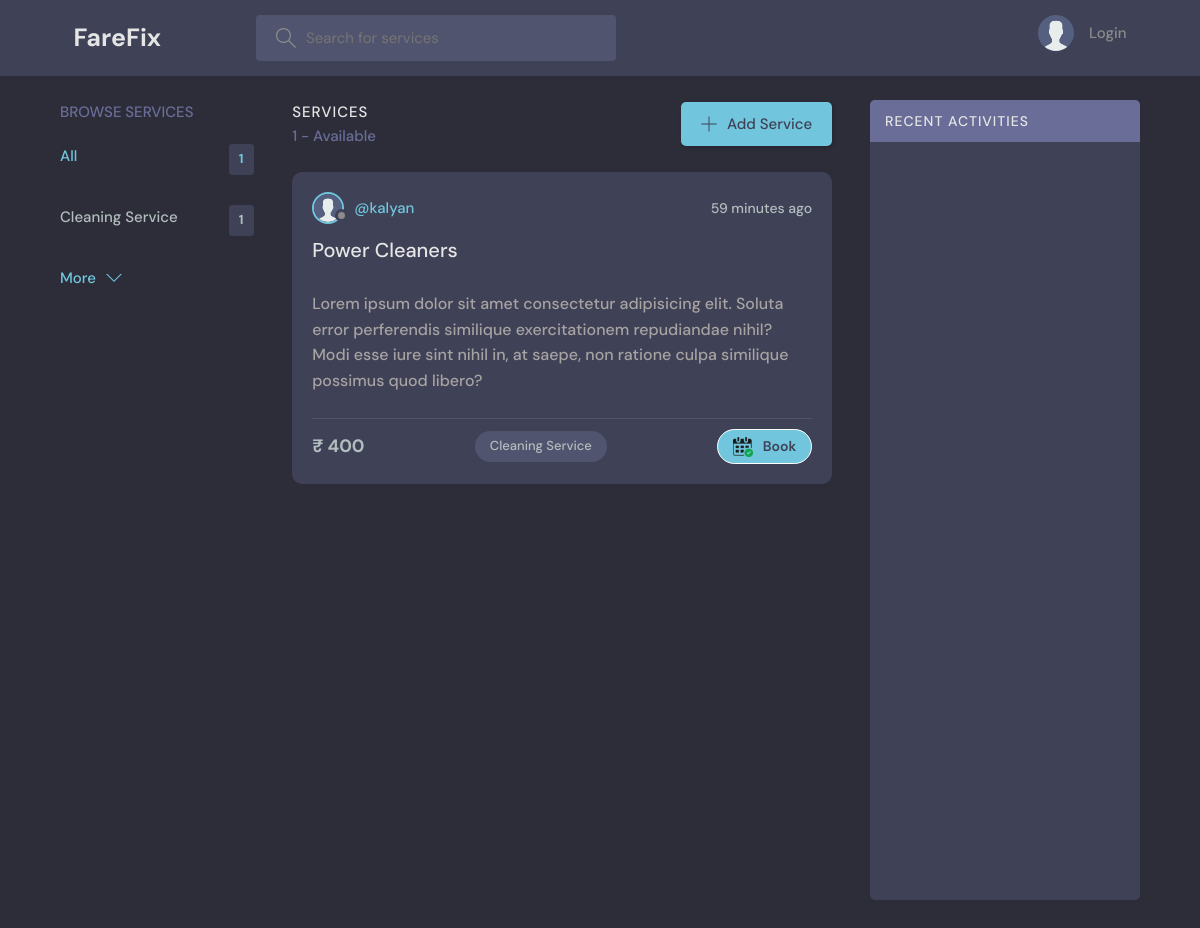
The page / on the database its author committed.
### base/models.py (models this page shows, shortened)
class Topic(models.Model):
    name = models.CharField(max_length=200)

class Room(models.Model):
    host = models.ForeignKey(User, on_delete=models.SET_NULL, null=True)
    topic = models.ForeignKey(Topic, on_delete=models.SET_NULL, null=True)
    name = models.CharField(max_length=200)
    description = models.TextField(null=True, blank=True)
    participants = models.ManyToManyField(
        User, related_name='participant_rooms', blank=True)
    updated = models.DateTimeField(auto_now=True)
    created = models.DateTimeField(auto_now_add=True)
    image = models.ImageField(null=True, default="avatar.svg")
    price = models.IntegerField(default=0)
    class Meta:
        ordering = ['-updated', '-created']

class User(AbstractUser):
    username = models.CharField(max_length=200)
    name = models.CharField(max_length=200, null=True)
    email = models.EmailField(unique=True, null=True)
    bio = models.TextField(null=True)
    avatar = models.ImageField(null=True, default="avatar.svg")
    groups = models.ManyToManyField(
        'auth.Group',
        blank=True,
        related_name='custom_User_groups',
        verbose_name='groups',
        help_text='The groups this user belongs to. A user will get all permissions granted to each of their groups.',
    )
    user_permissions = models.ManyToManyField(
        'auth.Permission',
        blank=True,
        related_name='custom_User_permissions',
        verbose_name='user permissions',
        help_text='Specific permissions for this user.',
    )
    USERNAME_FIELD = 'email'
    REQUIRED_FIELDS = []

### base/views.py (the view)
# urls.py: path('', views.home, name="home"),
def home(request):
    q = request.GET.get('q') if request.GET.get('q') != None else ''
    rooms = Room.objects.filter(
        Q(topic__name__icontains=q) |
        Q(name__icontains=q) |
        Q(description__icontains=q)
    )
    topics = Topic.objects.all()
    room_count = rooms.count()
    room_messages = Message.objects.filter(
        Q(room__topic__name__icontains=q))[0:3]
    context = {'rooms': rooms, 'topics': topics,
               'room_count': room_count, 'room_messages': room_messages}
    return render(request, 'base/home.html', context)

### base/migrations/templates/base/home.html (shortened to what this page needs)
{% extends 'main.html' %}
{% block content %}
<main class="layout layout--3">
  <div class="container">
    {% include 'base/topics_component.html' %}
    <div class="roomList">
      <div class="roomList__header">
        <div>
          <h2>Services</h2>
          <p>{{room_count}} - Available</p>
        </div>
        <a class="btn btn--main" href="{% url 'create-room' %}">
          <svg version="1.1" xmlns="http://www.w3.org/2000/svg" width="32" height="32" viewBox="0 0 32 32">
            <title>add</title>
            <path
              d="M16.943 0.943h-1.885v14.115h-14.115v1.885h14.115v14.115h1.885v-14.115h14.115v-1.885h-14.115v-14.115z">
            </path>
          </svg>
          Add Service
        </a>
      </div>
      {% include 'base/feed_component.html' %}
    </div>
    {% include 'base/activity_component.html' %}
  </div>
</main>
{% endblock %}

### base/migrations/templates/base/topics_component.html
<div class="topics">
    <div class="topics__header">
        <h2>Browse Services</h2>
    </div>
    <ul class="topics__list">
        <li>
            <a href="{% url 'home' %}" class="active">All <span>{{topics.count}}</span></a>
        </li>
        {% for topic in topics %}
        <li>
            <a href="{% url 'home' %}?q={{topic.name}}">{{topic.name}}<span>{{topic.room_set.all.count}}</span></a>
        </li>
        {% endfor %}
    </ul>
    <a class="btn btn--link" href="{% url 'topics' %}">
        More
        <svg version="1.1" xmlns="http://www.w3.org/2000/svg" width="32" height="32" viewBox="0 0 32 32">
            <title>chevron-down</title>
            <path d="M16 21l-13-13h-3l16 16 16-16h-3l-13 13z"></path>
        </svg>
    </a>
</div>

### base/migrations/templates/base/feed_component.html
<div style=" height:100vh; overflow-y: scroll;  -ms-overflow-style: none; scrollbar-width: none; ">
    {% for room in rooms %}
    {% load static %}
    <div class="roomListRoom">
    <div class="roomListRoom__header">
        <a href="{% url 'user-profile' room.host.id %}" class="roomListRoom__author">
            <div class="avatar avatar--small">
                <img src="{{room.host.avatar.url}}" />
            </div>
            <span>@{{room.host.username}}</span>
        </a>
        <div class="roomListRoom__actions">
            <span>{{room.created|timesince}} ago</span>
        </div>
    </div>
    <div class="roomListRoom__content">
        <a href="{% url 'room' room.id %}">{{room.name}}</a>
    </div>
    <div class="roomListRoom__content" id="room_desc">
        <a href="{% url 'room' room.id %}" style="font-size: 16px; font-weight: 500; color:rgb(167, 163, 163);">Lorem
            ipsum dolor sit amet consectetur adipisicing elit. Soluta error perferendis similique exercitationem
            repudiandae nihil? Modi esse iure sint nihil in, at saepe, non ratione culpa similique possimus quod
            libero?</a>
        </div>
        <div class="roomListRoom__meta">
            <a href="{% url 'room' room.id %}" class="roomListRoom__joined">
       <h1 style="font-size: 18px;"><span style='font-size:18px; color:#B2BDBD;'>&#8377;</span> {{room.price}} </h1>
        </a>
        <p class="roomListRoom__topic">{{room.topic.name}}</p>
        <p class="roomListRoom__topic" style="background-color: #71c6dd; border:1px solid white; ">  <a href="{% url 'book' room.id %}" class="roomListRoom__joined" style="color:#3f4156; font-weight:600;"><img src="{% static 'images/reservation-icon.png' %}" height="20px"  width="auto">Book</a></p>
    </div>
</div>
{% endfor %}
</div>

### static/styles/style.css (style rules this page uses)
:root { --color-main: #71c6dd; --color-main-light: #e1f6fb; --color-dark: #3f4156; --color-dark-medium: #51546e; --color-dark-light: #696d97; --color-light: #e5e5e5; --color-gray: #8b8b8b; --color-light-gray: #b2bdbd; --color-bg: #2d2d39; --color-success: #5dd693; --color-error: #fc4b0b; }
* { font-family: "DM Sans", -apple-system, BlinkMacSystemFont, "Segoe UI", Roboto, Oxygen, Ubuntu, Cantarell, "Open Sans", "Helvetica Neue", sans-serif; margin: 0; padding: 0; box-sizing: border-box; text-rendering: optimizeLegibility; font-size: inherit; }
html { font-size: 56.25%; }
@media only screen and (min-width: 1200px) { html { font-size: 62.5%; } }
body { line-height: 1.6; font-weight: 400; font-size: 1.5rem; color: var(--color-light-gray); background-color: var(--color-bg); min-height: 100vh; }
img { width: 100%; }
a { display: inline-block; color: var(--color-main); text-decoration: none; }
.container { max-width: 120rem; width: 90%; margin: auto; }
.btn { background-color: transparent; border: none; display: inline-flex; align-items: center; gap: 1rem; cursor: pointer; transition: all ease-in-out 0.3s; padding: 1rem 2rem; border-radius: 5px; box-shadow: 1px 1px 3px 1px rgba(0, 0, 0, 0.15); font-weight: 500; }
.btn--link { border-radius: 0; padding: 0; color: var(--color-main); box-shadow: none; }
.btn--main { background-color: var(--color-main); color: var(--color-dark); }
.btn > svg { fill: currentColor; width: 1.6rem; height: 1.6rem; }
.avatar { position: relative; display: inline-block; border-radius: 50%; border: 2px solid var(--color-main); }
.avatar img { display: block; border-radius: 50%; object-fit: cover; object-position: center; }
.avatar::after { content: ""; display: block; position: absolute; background-color: var(--color-gray); z-index: 111; border-radius: 50%; border: 0.3rem solid var(--color-dark); }
.avatar.avatar--small img { width: 2.8rem; height: 2.8rem; }
.avatar.avatar--small:after { width: 0.7rem; height: 0.7rem; bottom: 0px; right: -6px; }
.layout { margin-top: 2.4rem; }
.layout > .container { display: flex; justify-content: space-between; align-items: flex-start; }
.layout--3 > .container > div:first-child { flex-basis: 18%; max-width: 22.5rem; }
.layout--3 > .container > div:nth-child(2) { flex-basis: 50%; }
.topics__header { margin-bottom: 2rem; }
.topics__header h2 { text-transform: uppercase; font-weight: 500; color: var(--color-dark-light); }
.topics__list { list-style: none; }
.topics__list li a { display: flex; justify-content: space-between; margin-bottom: 3rem; font-weight: 500; color: var(--color-light-gray); transition: all 0.3s ease-in-out; }
.topics__list li a.active, .topics__list li a:hover { color: var(--color-main); }
.topics__list li a span { padding: 0.5rem 1rem; background-color: var(--color-dark); border-radius: 3px; font-size: 1.3rem; font-weight: 700; letter-spacing: 1px; }
.roomList__header { display: flex; justify-content: space-between; align-items: center; margin-bottom: 2.4rem; }
.roomList__header h2 { text-transform: uppercase; font-weight: 500; color: var(--color-light); letter-spacing: 1px; }
.roomList__header p { font-weight: 500; color: var(--color-dark-light); }
.roomListRoom { margin-bottom: 2.4rem; background-color: var(--color-dark); border-radius: 1rem; padding: 2rem; }
.roomListRoom__header { display: flex; justify-content: space-between; align-items: center; }
.roomListRoom__author { font-weight: 500; display: flex; align-items: center; gap: 1rem; }
.roomListRoom__actions { display: flex; align-items: flex-start; gap: 1rem; position: relative; }
.roomListRoom__actions span { font-size: 1.4rem; font-weight: 500; }
.roomListRoom__content { margin: 1rem 0; }
.roomListRoom__content a { font-size: 2rem; font-weight: 500; margin-bottom: 1.5rem; color: var(--color-light); transition: all 0.3s ease-in-out; }
.roomListRoom__meta { border-top: 1px solid var(--color-dark-medium); padding-top: 1rem; display: flex; align-items: center; justify-content: space-between; }
.roomListRoom__joined { color: var(--color-light-gray); display: flex; align-items: center; gap: 1rem; font-size: 1.4rem; font-weight: 500; }
.roomListRoom__topic { padding: 5px 1.5rem; background-color: var(--color-dark-medium); border-radius: 5rem; font-weight: 500; font-size: 1.3rem; }

### templates/main.html (style rules this page uses)
#room_desc { font-size: 10px; }

### rows shown on the page
Topic: name "Cleaning Service", room_set.all.count "1"
Room: host.avatar (placeholder picture), host.username "kalyan", created "59 minutes", name "Power Cleaners", price "400", topic.name "Cleaning Service"

### other values the page prints
{{ topics.count }} "1"
{{ room_count }} "1"
